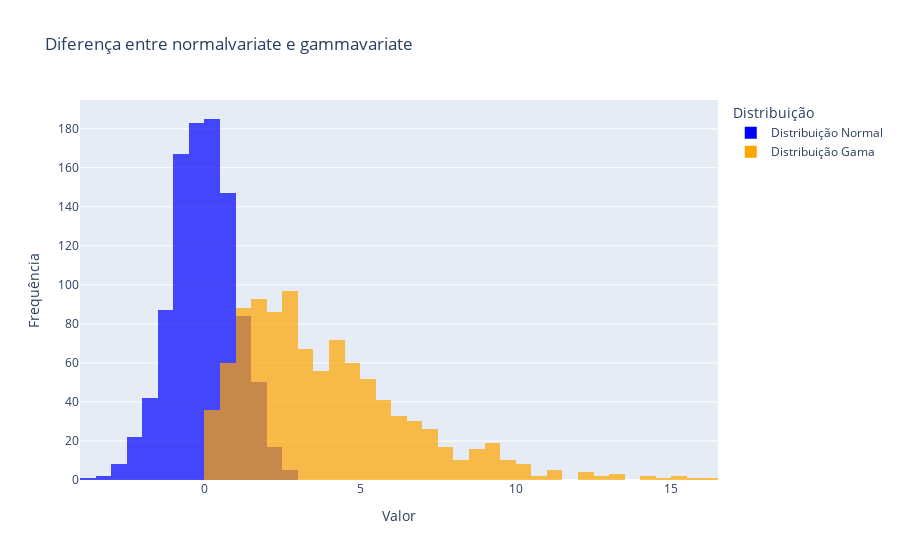

Notebook code cell kept with this figure:
### Markdown cell above
A melhor forma de exibir a diferença é fazendo um gráfico dos números sorteados por cada método:

### Code cell
import random
import plotly.express as px

# Número de pontos para gerar
num_points = 1_000

# Gerar pontos usando normalvariate
normal_points = [random.normalvariate(0, 1) for _ in range(num_points)]

# Gerar pontos usando gammavariate
gamma_points = [random.gammavariate(2, 2) for _ in range(num_points)]

# Colocando os dados em um dicionário - isso vai colocar a 
data = {
    "Distribuição Normal": normal_points,
    "Distribuição Gama": gamma_points
}
# Criar uma figura interativa com Plotly
fig = px.histogram(
    data,
    labels={"x": "Valor"},
    title="Diferença entre normalvariate e gammavariate",
    opacity=0.7,
    color_discrete_sequence=["blue", "orange"],
    nbins=50,
    barmode="overlay"
)

# Personalizar o layout
fig.update_layout(
    xaxis_title="Valor",
    yaxis_title="Frequência",
    legend_title="Distribuição",
)

# Mostrar o gráfico interativo
fig.show()

### Figure 1 — Plotly figure (JSON) as saved in the notebook; plotly's stock layout.template omitted (floating-point values rounded to 4 significant figures; data arrays with more than 128 entries replaced by an {"elided": "..."} marker saying what was removed)
{"data": [{"alignmentgroup": "True", "bingroup": "x", "hovertemplate": "variable=Distribuição Normal<br>value=%{x}<br>count=%{y}<extra></extra>", "legendgroup": "Distribuição Normal", "marker": {"color": "blue", "opacity": 0.7, "pattern": {"shape": ""}}, "name": "Distribuição Normal", "nbinsx": 50, "offsetgroup": "Distribuição Normal", "orientation": "v", "showlegend": true, "type": "histogram", "x": {"elided": "1000 float values"}, "xaxis": "x", "yaxis": "y"}, {"alignmentgroup": "True", "bingroup": "x", "hovertemplate": "variable=Distribuição Gama<br>value=%{x}<br>count=%{y}<extra></extra>", "legendgroup": "Distribuição Gama", "marker": {"color": "orange", "opacity": 0.7, "pattern": {"shape": ""}}, "name": "Distribuição Gama", "nbinsx": 50, "offsetgroup": "Distribuição Gama", "orientation": "v", "showlegend": true, "type": "histogram", "x": {"elided": "1000 float values"}, "xaxis": "x", "yaxis": "y"}], "layout": {"autosize": true, "barmode": "overlay", "legend": {"title": {"text": "Distribuição"}, "tracegroupgap": 0}, "title": {"text": "Diferença entre normalvariate e gammavariate"}, "xaxis": {"anchor": "y", "autorange": true, "domain": [0, 1], "range": [-4, 16.5], "title": {"text": "Valor"}, "type": "linear"}, "yaxis": {"anchor": "x", "autorange": true, "domain": [0, 1], "range": [0, 194.7], "title": {"text": "Frequência"}}}}
